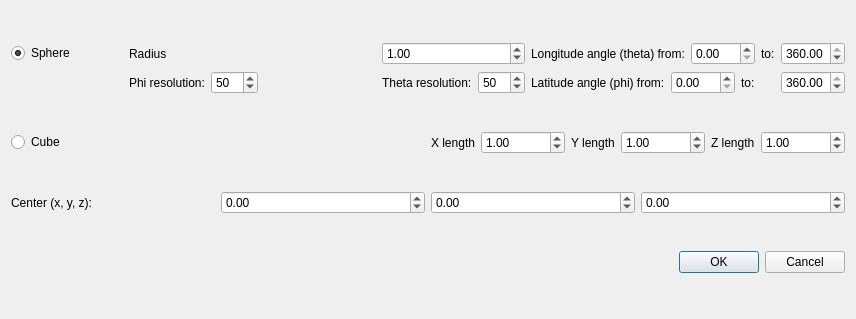
<?xml version="1.0" encoding="UTF-8"?>
<ui version="4.0">
 <class>CreatePrimitiveDlg</class>
 <widget class="QDialog" name="CreatePrimitiveDlg">
  <property name="geometry">
   <rect>
    <x>0</x>
    <y>0</y>
    <width>856</width>
    <height>319</height>
   </rect>
  </property>
  <property name="windowTitle">
   <string>Dialog</string>
  </property>
  <layout class="QGridLayout" name="gridLayout_2">
   <item row="0" column="0">
    <layout class="QGridLayout" name="gridLayout">
     <item row="0" column="4">
      <layout class="QHBoxLayout" name="horizontalLayout">
       <item>
        <widget class="QLabel" name="label_2">
         <property name="text">
          <string>Longitude angle (theta) from:</string>
         </property>
        </widget>
       </item>
       <item>
        <widget class="QDoubleSpinBox" name="sphereThetaStartSpn">
         <property name="maximum">
          <double>360.000000000000000</double>
         </property>
        </widget>
       </item>
       <item>
        <widget class="QLabel" name="label_3">
         <property name="text">
          <string>to:</string>
         </property>
        </widget>
       </item>
       <item>
        <widget class="QDoubleSpinBox" name="sphereThetaEndSpn">
         <property name="maximum">
          <double>360.000000000000000</double>
         </property>
         <property name="value">
          <double>360.000000000000000</double>
         </property>
        </widget>
       </item>
      </layout>
     </item>
     <item row="0" column="0">
      <widget class="QRadioButton" name="sphereBtn">
       <property name="text">
        <string>Sphere</string>
       </property>
       <property name="checked">
        <bool>true</bool>
       </property>
      </widget>
     </item>
     <item row="0" column="1" colspan="2">
      <widget class="QLabel" name="label">
       <property name="text">
        <string>Radius</string>
       </property>
      </widget>
     </item>
     <item row="1" column="4">
      <layout class="QHBoxLayout" name="horizontalLayout_2">
       <item>
        <widget class="QLabel" name="label_4">
         <property name="text">
          <string>Latitude angle (phi) from:</string>
         </property>
        </widget>
       </item>
       <item>
        <widget class="QDoubleSpinBox" name="spherePhiStartSpn">
         <property name="maximum">
          <double>360.000000000000000</double>
         </property>
        </widget>
       </item>
       <item>
        <widget class="QLabel" name="label_5">
         <property name="text">
          <string>to:</string>
         </property>
        </widget>
       </item>
       <item>
        <widget class="QDoubleSpinBox" name="spherePhiEndSpn">
         <property name="maximum">
          <double>360.000000000000000</double>
         </property>
         <property name="value">
          <double>360.000000000000000</double>
         </property>
        </widget>
       </item>
      </layout>
     </item>
     <item row="0" column="3">
      <widget class="QDoubleSpinBox" name="sphereRadiusSpn">
       <property name="maximum">
        <double>1000000000.000000000000000</double>
       </property>
       <property name="value">
        <double>1.000000000000000</double>
       </property>
      </widget>
     </item>
     <item row="1" column="1">
      <layout class="QHBoxLayout" name="horizontalLayout_4">
       <item>
        <widget class="QLabel" name="label_7">
         <property name="text">
          <string>Phi resolution:</string>
         </property>
        </widget>
       </item>
       <item>
        <widget class="QSpinBox" name="spinBox_2">
         <property name="maximum">
          <number>500</number>
         </property>
         <property name="value">
          <number>50</number>
         </property>
        </widget>
       </item>
      </layout>
     </item>
     <item row="1" column="3">
      <layout class="QHBoxLayout" name="horizontalLayout_3">
       <item>
        <widget class="QLabel" name="label_6">
         <property name="text">
          <string>Theta resolution:</string>
         </property>
        </widget>
       </item>
       <item>
        <widget class="QSpinBox" name="spinBox">
         <property name="maximum">
          <number>500</number>
         </property>
         <property name="value">
          <number>50</number>
         </property>
        </widget>
       </item>
      </layout>
     </item>
    </layout>
   </item>
   <item row="1" column="0">
    <layout class="QHBoxLayout" name="horizontalLayout_7">
     <item>
      <widget class="QRadioButton" name="cubeBtn">
       <property name="text">
        <string>Cube</string>
       </property>
      </widget>
     </item>
     <item>
      <layout class="QHBoxLayout" name="horizontalLayout_6">
       <item>
        <widget class="QLabel" name="label_9">
         <property name="text">
          <string>X length</string>
         </property>
        </widget>
       </item>
       <item>
        <widget class="QDoubleSpinBox" name="cubeXLengthSpn">
         <property name="minimum">
          <double>0.000000000000000</double>
         </property>
         <property name="maximum">
          <double>100000000000.000000000000000</double>
         </property>
         <property name="value">
          <double>1.000000000000000</double>
         </property>
        </widget>
       </item>
       <item>
        <widget class="QLabel" name="label_10">
         <property name="text">
          <string>Y length</string>
         </property>
        </widget>
       </item>
       <item>
        <widget class="QDoubleSpinBox" name="cubeYLengthSpn">
         <property name="minimum">
          <double>0.000000000000000</double>
         </property>
         <property name="maximum">
          <double>100000000000.000000000000000</double>
         </property>
         <property name="value">
          <double>1.000000000000000</double>
         </property>
        </widget>
       </item>
       <item>
        <widget class="QLabel" name="label_11">
         <property name="text">
          <string>Z length</string>
         </property>
        </widget>
       </item>
       <item>
        <widget class="QDoubleSpinBox" name="cubeZLengthSpn">
         <property name="minimum">
          <double>0.000000000000000</double>
         </property>
         <property name="maximum">
          <double>100000000000.000000000000000</double>
         </property>
         <property name="value">
          <double>1.000000000000000</double>
         </property>
        </widget>
       </item>
      </layout>
     </item>
    </layout>
   </item>
   <item row="2" column="0">
    <layout class="QHBoxLayout" name="horizontalLayout_5">
     <item>
      <widget class="QLabel" name="label_8">
       <property name="text">
        <string>Center (x, y, z):</string>
       </property>
      </widget>
     </item>
     <item>
      <widget class="QDoubleSpinBox" name="centerXSpn">
       <property name="minimum">
        <double>-100000000000.000000000000000</double>
       </property>
       <property name="maximum">
        <double>100000000000.000000000000000</double>
       </property>
      </widget>
     </item>
     <item>
      <widget class="QDoubleSpinBox" name="centerYSpn">
       <property name="minimum">
        <double>-100000000000.000000000000000</double>
       </property>
       <property name="maximum">
        <double>100000000000.000000000000000</double>
       </property>
      </widget>
     </item>
     <item>
      <widget class="QDoubleSpinBox" name="centerZSpn">
       <property name="minimum">
        <double>-100000000000.000000000000000</double>
       </property>
       <property name="maximum">
        <double>100000000000.000000000000000</double>
       </property>
      </widget>
     </item>
    </layout>
   </item>
   <item row="3" column="0">
    <widget class="QDialogButtonBox" name="buttonBox">
     <property name="orientation">
      <enum>Qt::Horizontal</enum>
     </property>
     <property name="standardButtons">
      <set>QDialogButtonBox::Cancel|QDialogButtonBox::Ok</set>
     </property>
    </widget>
   </item>
  </layout>
 </widget>
 <resources/>
 <connections>
  <connection>
   <sender>buttonBox</sender>
   <signal>accepted()</signal>
   <receiver>CreatePrimitiveDlg</receiver>
   <slot>accept()</slot>
   <hints>
    <hint type="sourcelabel">
     <x>248</x>
     <y>254</y>
    </hint>
    <hint type="destinationlabel">
     <x>157</x>
     <y>274</y>
    </hint>
   </hints>
  </connection>
  <connection>
   <sender>buttonBox</sender>
   <signal>rejected()</signal>
   <receiver>CreatePrimitiveDlg</receiver>
   <slot>reject()</slot>
   <hints>
    <hint type="sourcelabel">
     <x>316</x>
     <y>260</y>
    </hint>
    <hint type="destinationlabel">
     <x>286</x>
     <y>274</y>
    </hint>
   </hints>
  </connection>
 </connections>
</ui>
